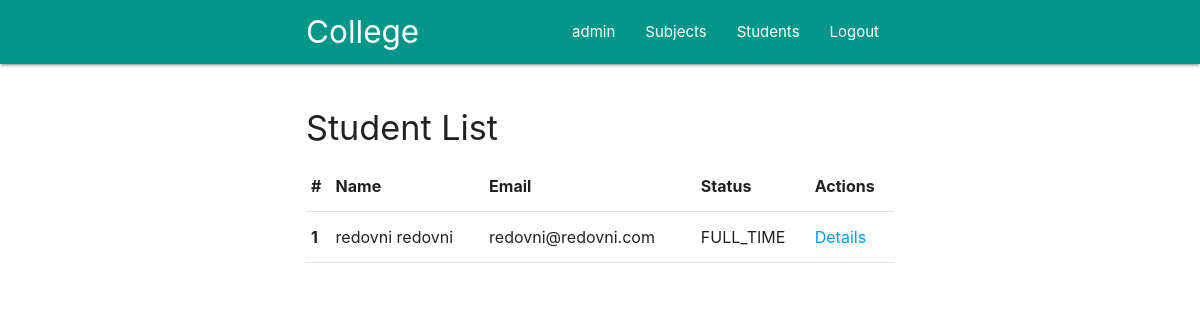
The page /students/ (signed in) on the database its author committed.
### main/models.py (models this page shows, shortened)
class MyUser(AbstractUser):
  ROLES = (
    ('MENTOR', 'Mentor'),
    ('STUDENT', 'Student'),
  )
  STATUS = (
    ('NONE', 'None'),
    ('FULL_TIME', 'Full-time'),
    ('PART_TIME', 'Part-time'),
  )
  role = models.CharField(max_length=20, choices=ROLES, default='STUDENT', null=False)
  status = models.CharField(max_length=20, choices=STATUS, default='NONE', null=False)
  def get_student_url(self):
    return f'/students/{self.id}'

### main/views.py (the view)
# urls.py: path('students/', views.student_list, name='students'),
@login_required(login_url='main:login')
def student_list(request):
  return render(request, 'main/student_list.html', {'students': MyUser.objects.filter(role='STUDENT')})

### main/templates/main/student_list.html
{% extends 'main/header.html' %}
{% block content %}
<div class="container">
  <div class="row">
    <h4>Student List</h4>
      <table>
        <thead>
          <tr>
            <th scope="col">#</th>
            <th scope="col">Name</th>
            <th scope="col">Email</th>
            <th scope="col">Status</th>
            <th scope="col">Actions</th>
          </tr>
        </thead>
        <tbody>
          {% for student in students %}
          <tr>
            <th scope="row">{{forloop.counter}}</th>
            <td>{{student.first_name}} {{student.last_name}}</td>
            <td>{{student.email}}</td>
            <td>{{student.status}}</td>
            <td>
              <a href="{{student.get_student_url}}">Details</a>
            </td>
          </tr>
          {% endfor %}
        </tbody>
      </table>
  </div>
</div>
{% endblock %}

### main/templates/main/includes/navbar.html
<nav class="teal">
  <div class="container">
    <div class="nav-wrapper container">
      <a href="#" class="brand-logo">College</a>
      <ul id="nav-mobile" class="right hide-on-med-and-down">
        <li><a href="/">{{user.username}}</a></li>
        {% if user.is_authenticated %}
          {% if user.role == 'MENTOR' %}
            <li><a href="/subjects">Subjects</a></li>
            <li><a href="/students">Students</a></li>
          {% else %}
            <li><a href="{% url 'main:enrollment' user.id %}">Enrollment</a></li>
          {% endif %}
          <li><a href="/logout">Logout</a></li>
        {% else %}
          <li><a href="/register">Register</a></li>
          <li><a href="/login">Login</a></li>
        {% endif %}
      </ul>
    </div>
  </div>
</nav>

### main/templates/main/header.html (style rules this page uses)
ul, .helptext { display: none; }
#nav-mobile { display: block; }

### rows shown on the page
MyUser: username "admin"
MyUser: first_name "redovni", last_name "redovni", email "redovni@redovni.com", status "FULL_TIME"
